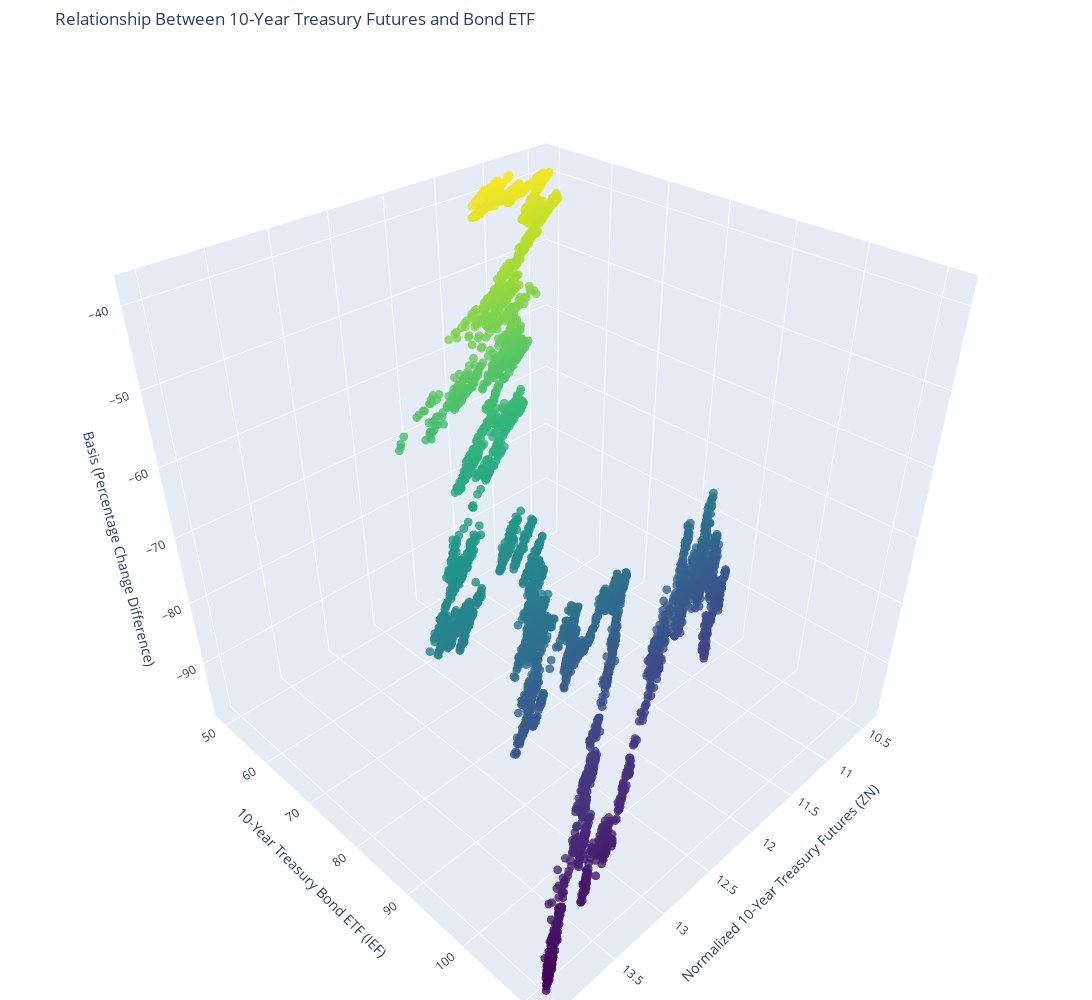

Source (notebook cell):
### Code cell
import yfinance as yf
import pandas as pd
import numpy as np
import plotly.graph_objects as go

# Download historical data for the 10-year Treasury futures (ZN) and 10-year Treasury bond ETF (IEF)
zn_ticker = 'ZN=F'  # 10-Year Treasury Futures
ief_ticker = 'IEF'  # 7-10 Year Treasury Bond ETF

# Define the date range for historical data
start_date = '2005-01-01'
end_date = '2025-01-01'

# Download the data from Yahoo Finance
zn_data = yf.download(zn_ticker, start=start_date, end=end_date)['Close']
ief_data = yf.download(ief_ticker, start=start_date, end=end_date)['Close']

# Drop any rows with missing data in both datasets to ensure alignment
data = pd.concat([zn_data, ief_data], axis=1).dropna()
data.columns = ['ZN', 'IEF']

# Normalize the 10-year Treasury Futures (ZN) price by dividing by 10
normalized_zn = data['ZN'] / 10

# Calculate the basis: the difference between the normalized futures and the bond ETF
basis = normalized_zn - data['IEF']

# Create a 3D scatter plot using Plotly with balanced size
fig = go.Figure(data=[go.Scatter3d(
    x=normalized_zn,  # X-axis: Normalized Treasury Futures (ZN)
    y=data['IEF'],    # Y-axis: Treasury Bond ETF (IEF)
    z=basis,          # Z-axis: Basis (Difference)
    mode='markers',
    marker=dict(size=3, color=basis, colorscale='Viridis', opacity=0.8)
)])

# Set titles and labels
fig.update_layout(
    title='Relationship Between 10-Year Treasury Futures and Bond ETF',
    scene=dict(
        xaxis_title='Normalized 10-Year Treasury Futures (ZN)',
        yaxis_title='10-Year Treasury Bond ETF (IEF)',
        zaxis_title='Basis (Percentage Change Difference)'
    ),
    margin=dict(l=0, r=0, b=0, t=50),
    width=1500,  # Balanced width
    height=1000   # Balanced height
)

# Show the interactive 3D plot
fig.show()

### Figure 1 — Plotly figure (JSON) as saved in the notebook; plotly's stock layout.template omitted (floating-point values rounded to 4 significant figures; data arrays with more than 128 entries replaced by an {"elided": "..."} marker saying what was removed)
{"data": [{"marker": {"color": {"elided": "5018 float values"}, "colorscale": [[0, "#440154"], [0.1111, "#482878"], [0.2222, "#3e4989"], [0.3333, "#31688e"], [0.4444, "#26828e"], [0.5556, "#1f9e89"], [0.6667, "#35b779"], [0.7778, "#6ece58"], [0.8889, "#b5de2b"], [1, "#fde725"]], "opacity": 0.8, "size": 3}, "mode": "markers", "type": "scatter3d", "x": {"elided": "5018 float values"}, "y": {"elided": "5018 float values"}, "z": {"elided": "5018 float values"}}], "layout": {"height": 1000, "margin": {"b": 0, "l": 0, "r": 0, "t": 50}, "scene": {"xaxis": {"title": {"text": "Normalized 10-Year Treasury Futures (ZN)"}}, "yaxis": {"title": {"text": "10-Year Treasury Bond ETF (IEF)"}}, "zaxis": {"title": {"text": "Basis (Percentage Change Difference)"}}}, "title": {"text": "Relationship Between 10-Year Treasury Futures and Bond ETF"}, "width": 1500}}
